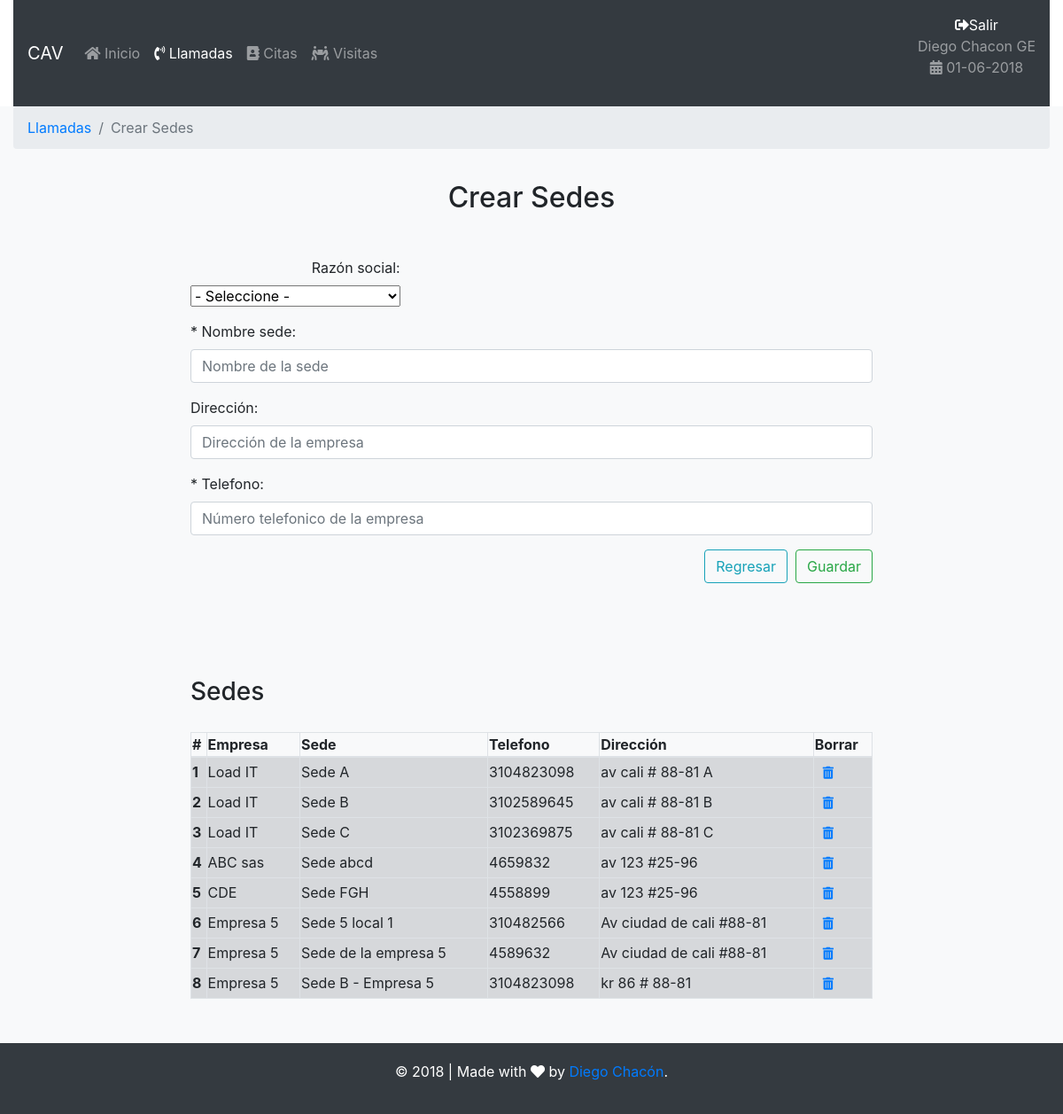
Screenshot of /sede.php (signed in) with the database file from the repository.
### tables this page shows
CREATE TABLE IF NOT EXISTS `sede` (
  `id` INT NOT NULL AUTO_INCREMENT COMMENT '',
  `company_id` INT NOT NULL COMMENT '',
  `name` VARCHAR(150) NULL COMMENT '',
  `phone` TINYTEXT NULL COMMENT '',
  `address` VARCHAR(150) NULL COMMENT '',
  `date_sys` DATETIME NULL COMMENT '',
  `state` TINYINT(1) NULL COMMENT '',
  PRIMARY KEY (`id`)  COMMENT '',
  INDEX `fk_sede_company1_idx` (`company_id` ASC)  COMMENT '',
  CONSTRAINT `fk_sede_company1`
    FOREIGN KEY (`company_id`)
    REFERENCES `company` (`id`)
    ON DELETE NO ACTION
    ON UPDATE NO ACTION);

CREATE TABLE IF NOT EXISTS `company` (
  `id` INT NOT NULL AUTO_INCREMENT COMMENT '',
  `user_id` INT NOT NULL COMMENT '',
  `name` VARCHAR(150) NOT NULL COMMENT '',
  `document_type_id` INT NOT NULL COMMENT '',
  `document` INT NOT NULL COMMENT '',
  `dv` TINYINT(10) NULL COMMENT '',
  `address` VARCHAR(100) NULL COMMENT '',
  `city_id` INT NOT NULL COMMENT '',
  `phone` TINYTEXT NOT NULL COMMENT '',
  `date_sys` DATETIME NULL COMMENT '',
  `state` TINYINT(1) NULL COMMENT '',
  PRIMARY KEY (`id`)  COMMENT '',
  INDEX `fk_company_city1_idx` (`city_id` ASC)  COMMENT '',
  INDEX `fk_company_document_type1_idx` (`document_type_id` ASC)  COMMENT '',
  INDEX `fk_company_user1_idx` (`user_id` ASC)  COMMENT '',
  CONSTRAINT `fk_company_city1`
    FOREIGN KEY (`city_id`)
    REFERENCES `city` (`id`)
    ON DELETE NO ACTION
    ON UPDATE NO ACTION,
  CONSTRAINT `fk_company_document_type1`
    FOREIGN KEY (`document_type_id`)
    REFERENCES `document_type` (`id`)
    ON DELETE NO ACTION
    ON UPDATE NO ACTION,
  CONSTRAINT `fk_company_user1`
    FOREIGN KEY (`user_id`)
    REFERENCES `user` (`id`)
    ON DELETE NO ACTION
    ON UPDATE NO ACTION);

### lib/conn/session.php (called while the page is built, shortened)
<?php
if (isset($_SESSION['usuario'])){
	$nombre = $_SESSION['usuario']['name'];
	$apellido = $_SESSION['usuario']['lastname'];
	$profileid = $_SESSION['usuario']['profile_id'];
	if ($profileid==1) {
		$cargo = "GE";
	}else if ($profileid==2) {
		$cargo = "GC";
	}else if ($profileid==3) {
		$cargo = "VE";
	}else if ($profileid==4) {
		$cargo = "SC";
	}
}else{
	header("location:index");
}
?>

### lib/SedeCreate.php (called while the page is built, shortened)
<?php
class SedeCreate
{
	function ReadSede($conn, $idUsuar){
		$sql = "
		SELECT sede.id, company.name as company, sede.name as sede, sede.phone, sede.address
			FROM sede, company
			WHERE sede.company_id = company.id
			AND company.user_id = $idUsuar
			AND sede.state = 1;";
		$r = mysqli_query($conn, $sql);
		$sedes = array();
		while($row = mysqli_fetch_assoc($r)){
			array_push($sedes, $row);
		}
		return $sedes;
	}
}
 ?>

### sede.php (the view, shortened to what this page needs)
<?php
	require 'lib/conn/session.php';
	require 'lib/conn/conn.php';
	require 'lib/SedeCreate.php';
	$consult = new SedeCreate();
	$idUsuar = $_SESSION['usuario']['id'];
?>
<!DOCTYPE html>
<html lang="en">
<head>
    <link rel="stylesheet" href="https://use.fontawesome.com/releases/v5.0.9/css/all.css">
	<link rel="stylesheet" href="https://stackpath.bootstrapcdn.com/bootstrap/4.1.1/css/bootstrap.min.css">
	<link rel="stylesheet" type="text/css" href="css/style.css"/>
</head>
<body>
	<section class="container-fluid">
		<nav class="navbar navbar-expand-lg navbar-dark bg-dark">
		  <a class="navbar-brand" href="#">CAV</a>
		  <div class="collapse navbar-collapse text-center" id="navbarText">
		    <ul class="navbar-nav mr-auto">
		      <li class="nav-item">
		        <a class="nav-link" href="home"><i class="fas fa-home"></i> Inicio <span class="sr-only">(current)</span></a>
		      </li>
		      <li class="nav-item active">
		        <a class="nav-link" href="calls"><i class="fas fa-phone-volume"></i> Llamadas</a>
		      </li>
		      <li class="nav-item">
		        <a class="nav-link" href="#"><i class="fas fa-address-book"></i> Citas</a>
		      </li>
		      <li class="nav-item">
		        <a class="nav-link" href="#"><i class="fas fa-people-carry"></i> Visitas</a>
		      </li>
		    </ul>
		    <span class="navbar-text">
		      <?php
		      $datesys = date("d-m-Y");
		      print '<a href="lib/logout.php"><i class="fas fa-sign-out-alt"></i>Salir</a><p>'.$nombre." ".$apellido.' '.$cargo.' <br><i class="fas fa-calendar-alt"></i> '.$datesys. '</p>'?>
		    </span>
		  </div>
		</nav>
	</section>
	<section class="container-fluid bg-light">
		<?php include 'html/breadcrumbSede.php'; ?>
		<div class="wrap-footer text-center">
			<h2>Crear Sedes</h2>
		</div>
	</section>
	<section class="container-fluid bg-light">
		<div class="wrap-footer">
			<div class="row">
				<div class="col-md-8 offset-md-2">
					<form action="sede" method="POST" enctype="multipart/form-data">
						<div class="row">
							<div class="col-2 col-sm-4">
							    <div class="form-group text-right">
									<label for="razonsocial">Razón social:</label>
									<select id="razonsocial" name="razonsocial">
										<option value="0">- Seleccione -</option>
									</select>
								</div>
						  	</div>
						</div>
						<div class="form-group text-left">
							<label for="name">* Nombre sede:</label>
							<input type="text" name="name" id="name" class="form-control" required placeholder="Nombre de la sede"></input>
						</div>
						<div class="form-group text-left">
							<label for="direction">Dirección:</label>
							<input type="text" name="direction" id="direction" class="form-control" placeholder="Dirección de la empresa"></input>
						</div>
						<div class="form-group text-left">
							<label for="phone">* Telefono:</label>
							<input type="number" name="phone" id="phone" class="form-control" required placeholder="Número telefonico de la empresa"></input>
						</div>
						<div class="form-group text-right">
							<input type="button" name="back" value="Regresar" class="btn btn-outline-info" id="back" />
							<input type="submit" name="enviar" value="Guardar" class="btn btn-outline-success" />
						</div>
					</form>
				</div>
			</div>
		</div>
	</section>
	<section class="container-fluid bg-light">
		<div class="wrap">
			<div class="row">
				<div class="col-md-8 offset-md-2">
					<div class="wrap-footer text-left">
						<h3>Sedes</h3>
					</div>
					<table class="table-responsive-lg table-hover table-striped table-bordered" width='100%'>
						<thead>
							<tr>
								<th scope="col">#</th>
								<th scope="col">Empresa</th>
								<th scope="col">Sede</th>
								<th scope="col">Telefono</th>
								<th scope="col">Dirección</th>
								<th scope="col">Borrar</th>
							</tr>
						</thead>
						<tbody>
							<?php
								$sedes = $consult->ReadSede($conn, $idUsuar);
								for ($i=0; $i < count($sedes) ; $i++) {
									$row = $i+1;
									print '<tr class="table-secondary">';
									print '<th scope="row"">'.$row.'</th>';
									print '<td>'.$sedes[$i]["company"].'</td>';
									print '<td>'.$sedes[$i]["sede"].'</td>';
									print '<td>'.$sedes[$i]["phone"].'</td>';
									print '<td>'.$sedes[$i]["address"].'</td>';
									print '<td><a class="btn btn-outline-link btn-sm" href="company.php?m=D&id='.$sedes[$i]["id"].'"><i class="fas fa-trash-alt"></i></a></td>';
									print '</tr>';
								}
							?>
						</tbody>
					</table>
				</div>
			</div>
		</div>
	</section>
	<?php require 'html/footer.php'; ?>
</body>
</html>

### css/style.css (style rules this page uses)
body { padding-top: 0px; }
.text-center { text-align: center; }
.wrap { padding-top: 50px; padding-bottom: 50px; }
.wrap-footer { padding-top: 20px; padding-bottom: 20px; }
select { width: 100%; max-width: 600px !important; }

### rows the page displays
sede: row "1", company.name "Load IT", name "Sede A", phone "3104823098", address "av cali # 88-81 A"
sede: row "2", company.name "Load IT", name "Sede B", phone "3102589645", address "av cali # 88-81 B"
sede: row "3", company.name "Load IT", name "Sede C", phone "3102369875", address "av cali # 88-81 C"
sede: row "4", company.name "ABC sas", name "Sede abcd", phone "4659832", address "av 123 #25-96"
sede: row "5", company.name "CDE", name "Sede FGH", phone "4558899", address "av 123 #25-96"
sede: row "6", company.name "Empresa 5", name "Sede 5 local 1", phone "310482566", address "Av ciudad de cali #88-81"
sede: row "7", company.name "Empresa 5", name "Sede de la empresa 5", phone "4589632", address "Av ciudad de cali #88-81"
sede: row "8", company.name "Empresa 5", name "Sede B - Empresa 5", phone "3104823098", address "kr 86 # 88-81"

### other values shown
$nombre "Diego"
$apellido "Chacon"
$cargo "GE"
